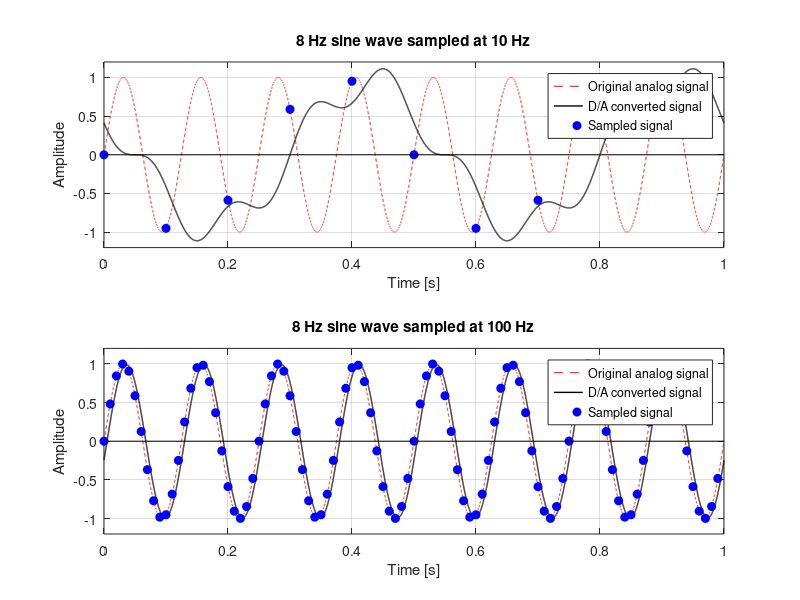

This chart was generated by the following MATLAB code:
close all; clc

% 8 Hz正弦波と連続時間軸を作成する
te = 1.0;
dt = 0.0001;
t = 0:dt:te;
f0 = 8;
xca = sin(2*pi*f0*t);
fs_list = [10, 100];
fa = 1/dt;
fl = 10;

figure(1);
clf;
for k = 1:length(fs_list)
    fs = fs_list(k);
    Ts = 1/fs;
    tn = 0:Ts:(te-Ts);
    xcd = sin(2*pi*f0*tn);

    % サンプル値を連続時間軸上でゼロ次ホールドする
    TN = round(Ts/dt);
    Nn = length(xcd);
    xch = zeros(1,length(xca));
    for n = 1:Nn
        xch((n-1)*TN+1:n*TN) = xcd(n);
    end
    xch(Nn*TN+1:end) = xcd(end);

    % FFT後にローパスフィルタを通し、逆FFTでDA変換波形を再構成する
    % xchはすでに振幅を保持した信号なので、逆FFT後の補正は行わない
    N = length(xch);
    Xch = fft(xch);
    Nl = round((N-1)*fl/fa);
    H = zeros(1,N);
    H(1:Nl) = 1;
    H(N-Nl+2:N) = 1;
    Xchrec = Xch.*H;
    xrec = real(ifft(Xchrec));

    % 元信号、サンプル値信号、DA変換後の波形を比較表示する
    subplot(2,1,k);
    plot(t,xca,'r--',t,xrec,'k-','LineWidth',1.0);
    hold on;
    stem(tn,xcd,'b','filled','LineStyle','none');
    hold off;
    grid on;
    axis([0,te,-1.2,1.2]);
    xlabel('Time [s]');
    ylabel('Amplitude');
    title(sprintf('8 Hz sine wave sampled at %d Hz',fs));
    legend('Original analog signal','D/A converted signal', ...
        'Sampled signal','Location','best');
end
